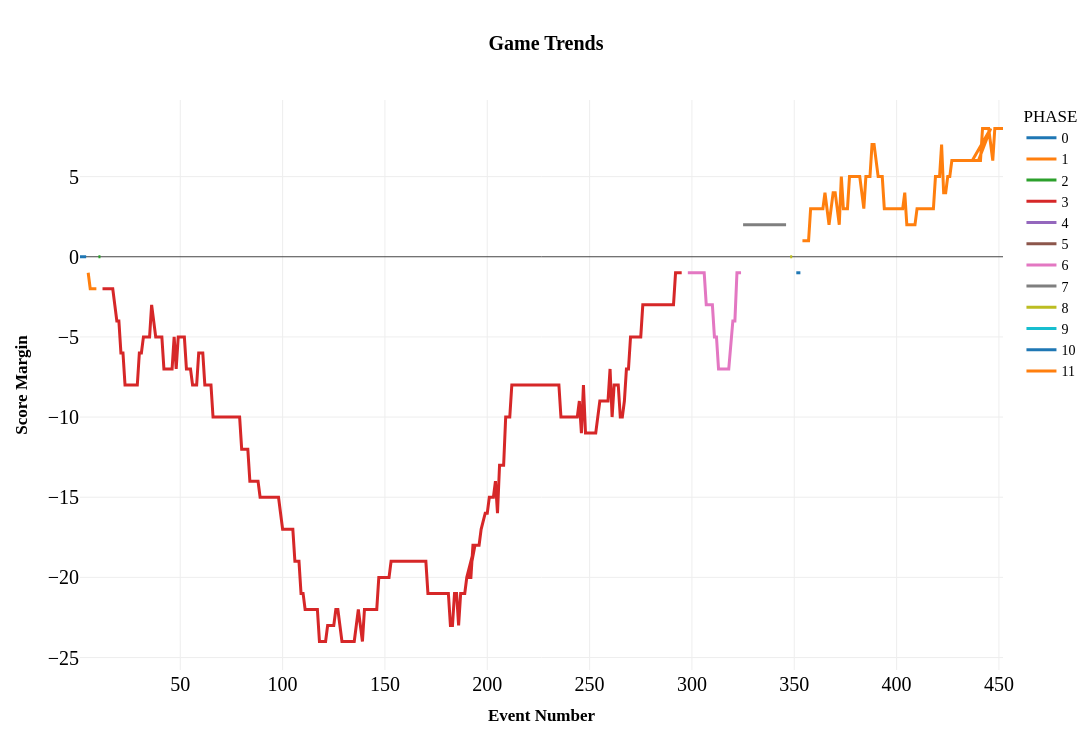

The code cell stored with this chart in its notebook:
### Code cell
fig=px.line(test, 
        x="EVENTNUM", 
        y="SCOREMARGIN", 
        color='PHASE', 
        template="presentation",
        # symbol='MATCHUP', 
        title='<b>Game Trends</b>',
        hover_data=['PCTIMESTRING','SCORE', 'GAME_DATE', 'Season', 'Event_Type', 'HOMEDESCRIPTION', 'VISITORDESCRIPTION','PLAYER1_NAME','PLAYER2_NAME'], 
        height=750, width=1200,
        )

fig.update_layout(
    yaxis = dict(tickfont = dict(size=20)),
    xaxis = dict(tickfont = dict(size=20)),

    xaxis_title="<b>Event Number</b>",
    yaxis_title="<b>Score Margin</b>",

    font=dict(
        family="PT Sans Narrow",
        size=14,
        color="Black"
    ),

    title_x=0.5,

    hoverlabel=dict(
        bgcolor="white",
        font_size=16,
        font_family="PT Sans Narrow"
    ),
    )

fig.show()

### Figure 1 — Plotly figure (JSON) as saved in the notebook; plotly's stock layout.template omitted (floating-point values rounded to 4 significant figures; data arrays with more than 128 entries replaced by an {"elided": "..."} marker saying what was removed)
{"data": [{"customdata": [["12:00", "0-0", "1998-02-04", "1997-98", "Jump ball", "Jump Ball Ostertag vs. Longley: Tip to Jordan", "No", "Greg Ostertag", "Luc Longley"], ["11:39", "0-0", "1998-02-04", "1997-98", "Jump Shot/3PT Jump Shot", "No", "MISS Longley 19' Jump Shot", "Luc Longley", "No"], ["11:36", "0-0", "1998-02-04", "1997-98", "Rebound", "No", "Rodman REBOUND (Off:1 Def:0)", "Dennis Rodman", "No"], ["11:27", "0-0", "1998-02-04", "1997-98", "S Foul", "Ostertag S.FOUL (P1.T1)", "No", "Greg Ostertag", "No"]], "hovertemplate": "PHASE=0<br>EVENTNUM=%{x}<br>SCOREMARGIN=%{y}<br>PCTIMESTRING=%{customdata[0]}<br>SCORE=%{customdata[1]}<br>GAME_DATE=%{customdata[2]}<br>Season=%{customdata[3]}<br>Event_Type=%{customdata[4]}<br>HOMEDESCRIPTION=%{customdata[5]}<br>VISITORDESCRIPTION=%{customdata[6]}<br>PLAYER1_NAME=%{customdata[7]}<br>PLAYER2_NAME=%{customdata[8]}<extra></extra>", "legendgroup": "0", "line": {"color": "#1F77B4", "dash": "solid"}, "marker": {"symbol": "circle"}, "mode": "lines", "name": "0", "orientation": "v", "showlegend": true, "type": "scatter", "x": [1, 2, 3, 4], "xaxis": "x", "y": [0, 0, 0, 0], "yaxis": "y"}, {"customdata": [["11:27", "1 - 0", "1998-02-04", "1997-98", "Free Throw 1 of 2", "No", "Longley Free Throw 1 of 2 (1 PTS)", "Luc Longley", "No"], ["11:27", "2 - 0", "1998-02-04", "1997-98", "Free Throw 2 of 2", "No", "Longley Free Throw 2 of 2 (2 PTS)", "Luc Longley", "No"], ["11:15", "2 - 0", "1998-02-04", "1997-98", "Bad Pass TO: Steal", "Malone Bad Pass Turnover (P1.T1)", "No", "Karl Malone", "No"], ["10:55", "2 - 0", "1998-02-04", "1997-98", "Jump Shot/3PT Jump Shot", "No", "MISS Jordan 18' Jump Shot", "Michael Jordan", "No"], ["10:53", "2 - 0", "1998-02-04", "1997-98", "Rebound", "Ostertag REBOUND (Off:0 Def:1)", "No", "Greg Ostertag", "No"]], "hovertemplate": "PHASE=1<br>EVENTNUM=%{x}<br>SCOREMARGIN=%{y}<br>PCTIMESTRING=%{customdata[0]}<br>SCORE=%{customdata[1]}<br>GAME_DATE=%{customdata[2]}<br>Season=%{customdata[3]}<br>Event_Type=%{customdata[4]}<br>HOMEDESCRIPTION=%{customdata[5]}<br>VISITORDESCRIPTION=%{customdata[6]}<br>PLAYER1_NAME=%{customdata[7]}<br>PLAYER2_NAME=%{customdata[8]}<extra></extra>", "legendgroup": "1", "line": {"color": "#FF7F0E", "dash": "solid"}, "marker": {"symbol": "circle"}, "mode": "lines", "name": "1", "orientation": "v", "showlegend": true, "type": "scatter", "x": [5, 6, 7, 8, 9], "xaxis": "x", "y": [-1, -2, -2, -2, -2], "yaxis": "y"}, {"customdata": [["10:45", "2 - 2", "1998-02-04", "1997-98", "Jump Shot/3PT Jump Shot", "Malone 19' Jump Shot (2 PTS) (Stockton 1 AST)", "No", "Karl Malone", "John Stockton"], ["10:25", "2 - 2", "1998-02-04", "1997-98", "Defensive Goaltending", "Hornacek Violation:Defensive Goaltending", "No", "Jeff Hornacek", "No"]], "hovertemplate": "PHASE=2<br>EVENTNUM=%{x}<br>SCOREMARGIN=%{y}<br>PCTIMESTRING=%{customdata[0]}<br>SCORE=%{customdata[1]}<br>GAME_DATE=%{customdata[2]}<br>Season=%{customdata[3]}<br>Event_Type=%{customdata[4]}<br>HOMEDESCRIPTION=%{customdata[5]}<br>VISITORDESCRIPTION=%{customdata[6]}<br>PLAYER1_NAME=%{customdata[7]}<br>PLAYER2_NAME=%{customdata[8]}<extra></extra>", "legendgroup": "2", "line": {"color": "#2CA02C", "dash": "solid"}, "marker": {"symbol": "circle"}, "mode": "lines", "name": "2", "orientation": "v", "showlegend": true, "type": "scatter", "x": [10, 11], "xaxis": "x", "y": [0, 0], "yaxis": "y"}, {"customdata": {"elided": "264x9 str values"}, "hovertemplate": "PHASE=3<br>EVENTNUM=%{x}<br>SCOREMARGIN=%{y}<br>PCTIMESTRING=%{customdata[0]}<br>SCORE=%{customdata[1]}<br>GAME_DATE=%{customdata[2]}<br>Season=%{customdata[3]}<br>Event_Type=%{customdata[4]}<br>HOMEDESCRIPTION=%{customdata[5]}<br>VISITORDESCRIPTION=%{customdata[6]}<br>PLAYER1_NAME=%{customdata[7]}<br>PLAYER2_NAME=%{customdata[8]}<extra></extra>", "legendgroup": "3", "line": {"color": "#D62728", "dash": "solid"}, "marker": {"symbol": "circle"}, "mode": "lines", "name": "3", "orientation": "v", "showlegend": true, "type": "scatter", "x": {"elided": "264 int values"}, "xaxis": "x", "y": {"elided": "264 int values"}, "yaxis": "y"}, {"customdata": [["5:48", "61 - 61", "1998-02-04", "1997-98", "Free Throw 1 of 2", "Keefe Free Throw 1 of 2 (3 PTS)", "No", "Adam Keefe", "No"]], "hovertemplate": "PHASE=4<br>EVENTNUM=%{x}<br>SCOREMARGIN=%{y}<br>PCTIMESTRING=%{customdata[0]}<br>SCORE=%{customdata[1]}<br>GAME_DATE=%{customdata[2]}<br>Season=%{customdata[3]}<br>Event_Type=%{customdata[4]}<br>HOMEDESCRIPTION=%{customdata[5]}<br>VISITORDESCRIPTION=%{customdata[6]}<br>PLAYER1_NAME=%{customdata[7]}<br>PLAYER2_NAME=%{customdata[8]}<extra></extra>", "legendgroup": "4", "line": {"color": "#9467BD", "dash": "solid"}, "marker": {"symbol": "circle"}, "mode": "lines", "name": "4", "orientation": "v", "showlegend": true, "type": "scatter", "x": [296], "xaxis": "x", "y": [0], "yaxis": "y"}, {"customdata": [["5:48", "61 - 62", "1998-02-04", "1997-98", "Free Throw 2 of 2", "Keefe Free Throw 2 of 2 (4 PTS)", "No", "Adam Keefe", "No"]], "hovertemplate": "PHASE=5<br>EVENTNUM=%{x}<br>SCOREMARGIN=%{y}<br>PCTIMESTRING=%{customdata[0]}<br>SCORE=%{customdata[1]}<br>GAME_DATE=%{customdata[2]}<br>Season=%{customdata[3]}<br>Event_Type=%{customdata[4]}<br>HOMEDESCRIPTION=%{customdata[5]}<br>VISITORDESCRIPTION=%{customdata[6]}<br>PLAYER1_NAME=%{customdata[7]}<br>PLAYER2_NAME=%{customdata[8]}<extra></extra>", "legendgroup": "5", "line": {"color": "#8C564B", "dash": "solid"}, "marker": {"symbol": "circle"}, "mode": "lines", "name": "5", "orientation": "v", "showlegend": true, "type": "scatter", "x": [297], "xaxis": "x", "y": [1], "yaxis": "y"}, {"customdata": {"elided": "26x9 str values"}, "hovertemplate": "PHASE=6<br>EVENTNUM=%{x}<br>SCOREMARGIN=%{y}<br>PCTIMESTRING=%{customdata[0]}<br>SCORE=%{customdata[1]}<br>GAME_DATE=%{customdata[2]}<br>Season=%{customdata[3]}<br>Event_Type=%{customdata[4]}<br>HOMEDESCRIPTION=%{customdata[5]}<br>VISITORDESCRIPTION=%{customdata[6]}<br>PLAYER1_NAME=%{customdata[7]}<br>PLAYER2_NAME=%{customdata[8]}<extra></extra>", "legendgroup": "6", "line": {"color": "#E377C2", "dash": "solid"}, "marker": {"symbol": "circle"}, "mode": "lines", "name": "6", "orientation": "v", "showlegend": true, "type": "scatter", "x": [298, 299, 300, 301, 302, 303, 304, 305, 306, 307, 308, 309, 310, 311, 312, 313, 314, 315, 316, 317, 318, 320, 321, 322, 323, 324], "xaxis": "x", "y": [-1, -1, -1, -1, -1, -1, -1, -1, -1, -3, -3, -3, -3, -5, -5, -7, -7, -7, -7, -7, -7, -4, -4, -1, -1, -1], "yaxis": "y"}, {"customdata": {"elided": "19x9 str values"}, "hovertemplate": "PHASE=7<br>EVENTNUM=%{x}<br>SCOREMARGIN=%{y}<br>PCTIMESTRING=%{customdata[0]}<br>SCORE=%{customdata[1]}<br>GAME_DATE=%{customdata[2]}<br>Season=%{customdata[3]}<br>Event_Type=%{customdata[4]}<br>HOMEDESCRIPTION=%{customdata[5]}<br>VISITORDESCRIPTION=%{customdata[6]}<br>PLAYER1_NAME=%{customdata[7]}<br>PLAYER2_NAME=%{customdata[8]}<extra></extra>", "legendgroup": "7", "line": {"color": "#7F7F7F", "dash": "solid"}, "marker": {"symbol": "circle"}, "mode": "lines", "name": "7", "orientation": "v", "showlegend": true, "type": "scatter", "x": [325, 326, 327, 328, 329, 330, 331, 332, 333, 334, 335, 336, 337, 338, 339, 340, 343, 345, 346], "xaxis": "x", "y": [2, 2, 2, 2, 2, 2, 2, 2, 2, 2, 2, 2, 2, 2, 2, 2, 2, 2, 2], "yaxis": "y"}, {"customdata": [["11:38", "71 - 71", "1998-02-04", "1997-98", "Driving Layup", "No", "Brown  Driving Layup (6 PTS)", "Randy Brown", "No"], ["11:25", "71 - 71", "1998-02-04", "1997-98", "Personal Foul", "No", "Burrell P.FOUL (P2.T1)", "Scott Burrell", "No"]], "hovertemplate": "PHASE=8<br>EVENTNUM=%{x}<br>SCOREMARGIN=%{y}<br>PCTIMESTRING=%{customdata[0]}<br>SCORE=%{customdata[1]}<br>GAME_DATE=%{customdata[2]}<br>Season=%{customdata[3]}<br>Event_Type=%{customdata[4]}<br>HOMEDESCRIPTION=%{customdata[5]}<br>VISITORDESCRIPTION=%{customdata[6]}<br>PLAYER1_NAME=%{customdata[7]}<br>PLAYER2_NAME=%{customdata[8]}<extra></extra>", "legendgroup": "8", "line": {"color": "#BCBD22", "dash": "solid"}, "marker": {"symbol": "circle"}, "mode": "lines", "name": "8", "orientation": "v", "showlegend": true, "type": "scatter", "x": [348, 349], "xaxis": "x", "y": [0, 0], "yaxis": "y"}, {"customdata": [["11:10", "71 - 73", "1998-02-04", "1997-98", "Layup/3PT Layup", "Stockton  Layup (11 PTS) (Malone 3 AST)", "No", "John Stockton", "Karl Malone"]], "hovertemplate": "PHASE=9<br>EVENTNUM=%{x}<br>SCOREMARGIN=%{y}<br>PCTIMESTRING=%{customdata[0]}<br>SCORE=%{customdata[1]}<br>GAME_DATE=%{customdata[2]}<br>Season=%{customdata[3]}<br>Event_Type=%{customdata[4]}<br>HOMEDESCRIPTION=%{customdata[5]}<br>VISITORDESCRIPTION=%{customdata[6]}<br>PLAYER1_NAME=%{customdata[7]}<br>PLAYER2_NAME=%{customdata[8]}<extra></extra>", "legendgroup": "9", "line": {"color": "#17BECF", "dash": "solid"}, "marker": {"symbol": "circle"}, "mode": "lines", "name": "9", "orientation": "v", "showlegend": true, "type": "scatter", "x": [350], "xaxis": "x", "y": [2], "yaxis": "y"}, {"customdata": [["10:47", "74 - 73", "1998-02-04", "1997-98", "Jump Shot/3PT Jump Shot", "No", "Buechler  3PT Jump Shot (6 PTS) (Brown 2 AST)", "Jud Buechler", "Randy Brown"], ["10:30", "74 - 73", "1998-02-04", "1997-98", "Personal Foul", "No", "Buechler P.FOUL (P2.T2)", "Jud Buechler", "No"], ["10:22", "74 - 73", "1998-02-04", "1997-98", "Double Lane Violation", "No", "Brown Violation:Double Lane", "Randy Brown", "No"]], "hovertemplate": "PHASE=10<br>EVENTNUM=%{x}<br>SCOREMARGIN=%{y}<br>PCTIMESTRING=%{customdata[0]}<br>SCORE=%{customdata[1]}<br>GAME_DATE=%{customdata[2]}<br>Season=%{customdata[3]}<br>Event_Type=%{customdata[4]}<br>HOMEDESCRIPTION=%{customdata[5]}<br>VISITORDESCRIPTION=%{customdata[6]}<br>PLAYER1_NAME=%{customdata[7]}<br>PLAYER2_NAME=%{customdata[8]}<extra></extra>", "legendgroup": "10", "line": {"color": "#1F77B4", "dash": "solid"}, "marker": {"symbol": "circle"}, "mode": "lines", "name": "10", "orientation": "v", "showlegend": true, "type": "scatter", "x": [351, 352, 353], "xaxis": "x", "y": [-1, -1, -1], "yaxis": "y"}, {"customdata": {"elided": "91x9 str values"}, "hovertemplate": "PHASE=11<br>EVENTNUM=%{x}<br>SCOREMARGIN=%{y}<br>PCTIMESTRING=%{customdata[0]}<br>SCORE=%{customdata[1]}<br>GAME_DATE=%{customdata[2]}<br>Season=%{customdata[3]}<br>Event_Type=%{customdata[4]}<br>HOMEDESCRIPTION=%{customdata[5]}<br>VISITORDESCRIPTION=%{customdata[6]}<br>PLAYER1_NAME=%{customdata[7]}<br>PLAYER2_NAME=%{customdata[8]}<extra></extra>", "legendgroup": "11", "line": {"color": "#FF7F0E", "dash": "solid"}, "marker": {"symbol": "circle"}, "mode": "lines", "name": "11", "orientation": "v", "showlegend": true, "type": "scatter", "x": [354, 355, 356, 357, 358, 359, 362, 363, 364, 365, 367, 369, 370, 371, 372, 373, 374, 375, 376, 377, 378, 379, 380, 381, 382, 383, 384, 385, 386, 387, 388, 389, 391, 392, 393, 394, 395, 396, 397, 398, 399, 400, 401, 402, 403, 404, 405, 406, 407, 408, 409, 410, 411, 412, 413, 414, 415, 416, 417, 418, 419, 420, 421, 422, 423, 424, 425, 426, 427, 428, 429, 430, 431, 432, 433, 434, 435, 440, 446, 437, 438, 439, 441, 442, 443, 445, 447, 448, 449, 451, 452], "xaxis": "x", "y": [1, 1, 1, 1, 3, 3, 3, 3, 3, 4, 2, 4, 4, 3, 2, 5, 3, 3, 3, 5, 5, 5, 5, 5, 5, 4, 3, 5, 5, 5, 7, 7, 5, 5, 5, 3, 3, 3, 3, 3, 3, 3, 3, 3, 3, 4, 2, 2, 2, 2, 2, 3, 3, 3, 3, 3, 3, 3, 3, 3, 5, 5, 5, 7, 4, 4, 5, 5, 6, 6, 6, 6, 6, 6, 6, 6, 6, 6, 8, 6, 6, 6, 6, 8, 8, 8, 6, 8, 8, 8, 8], "yaxis": "y"}], "layout": {"font": {"color": "Black", "family": "PT Sans Narrow", "size": 14}, "height": 750, "hoverlabel": {"bgcolor": "white", "font": {"family": "PT Sans Narrow", "size": 16}}, "legend": {"title": {"text": "PHASE"}, "tracegroupgap": 0}, "title": {"text": "<b>Game Trends</b>", "x": 0.5}, "width": 1200, "xaxis": {"anchor": "y", "domain": [0, 1], "tickfont": {"size": 20}, "title": {"text": "<b>Event Number</b>"}}, "yaxis": {"anchor": "x", "domain": [0, 1], "tickfont": {"size": 20}, "title": {"text": "<b>Score Margin</b>"}}}}
